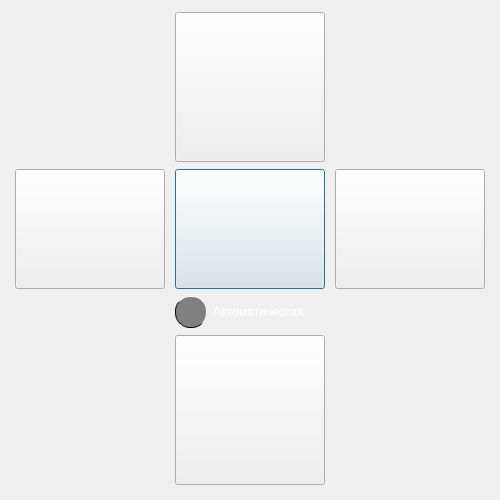
<?xml version="1.0" encoding="UTF-8"?>
<ui version="4.0">
 <class>manualRemoteController</class>
 <widget class="QDialog" name="manualRemoteController">
  <property name="geometry">
   <rect>
    <x>0</x>
    <y>0</y>
    <width>500</width>
    <height>500</height>
   </rect>
  </property>
  <property name="maximumSize">
   <size>
    <width>16777215</width>
    <height>54546</height>
   </size>
  </property>
  <property name="windowTitle">
   <string>Пульт дистанционного управления мобильным роботом</string>
  </property>
  <property name="styleSheet">
   <string notr="true">/*Copyright (c) DevSec Studio. All rights reserved.

MIT License

Permission is hereby granted, free of charge, to any person obtaining a copy
of this software and associated documentation files (the &quot;Software&quot;), to deal
in the Software without restriction, including without limitation the rights
to use, copy, modify, merge, publish, distribute, sublicense, and/or sell
copies of the Software, and to permit persons to whom the Software is
furnished to do so, subject to the following conditions:

The above copyright notice and this permission notice shall be included in all
copies or substantial portions of the Software.

THE SOFTWARE IS PROVIDED *AS IS*, WITHOUT WARRANTY OF ANY KIND, EXPRESS OR
IMPLIED, INCLUDING BUT NOT LIMITED TO THE WARRANTIES OF MERCHANTABILITY,
FITNESS FOR A PARTICULAR PURPOSE AND NONINFRINGEMENT. IN NO EVENT SHALL THE
AUTHORS OR COPYRIGHT HOLDERS BE LIABLE FOR ANY CLAIM, DAMAGES OR OTHER
LIABILITY, WHETHER IN AN ACTION OF CONTRACT, TORT OR OTHERWISE, ARISING FROM,
OUT OF OR IN CONNECTION WITH THE SOFTWARE OR THE USE OR OTHER DEALINGS IN THE SOFTWARE.
*/

/*-----QWidget-----*/
QWidget
{
	background-color: QLinearGradient(x1:0, y1:0, x2:0, y2:1, stop:1 #212121, stop:.4 #343434);
	color: white;
	border-color: #000000;

}


/*-----QLabel-----*/
QLabel
{
	background-color: transparent;
	color: #fff;
	font-size: 14pt;
	border-color: #000000;

}


/*-----QToolButton-----*/
QToolButton
{
	background-color: qlineargradient(spread:repeat, x1:1, y1:0, x2:1, y2:1, stop:0 rgba(254, 171, 66, 255),stop:1 rgba(255, 153, 0, 255));
	color: #000;
	font-size: 14pt;
	border-radius: 4px;
	padding: 10px;

}


QToolButton::pressed
{
	background-color: #6b960f;

}


/*-----QTabWidget-----*/
QTabBar::tab
{
	font-size: 8pt;
	font-weight: bold;
	width: 80px;
    border: 1px solid #444;
    border-bottom-style: none;
	border-top-style: none;
    background-color: #323232;
    padding-top: 3px;
    padding-bottom: 2px;
    margin-right: -1px;

}

QTabWidget::pane 
{
    border: 1px solid qlineargradient(spread:repeat, x1:1, y1:0, x2:1, y2:1, stop:0 rgba(254, 171, 66, 255),stop:1 rgba(255, 153, 0, 255));
    top: 1px;

}

QTabBar::tab:last
{
    margin-right: 0; 

}

QTabBar::tab:first:!selected
{
	margin-left: 0px; 

}

QTabBar::tab:!selected
{
    color: #fff;
    border-bottom-style: solid;
    margin-top: 3px;
    background-color: QLinearGradient(x1:0, y1:0, x2:0, y2:1, stop:1 #212121, stop:.4 #343434);

}

QTabBar::tab:selected
{
	background-color: qlineargradient(spread:repeat, x1:1, y1:0, x2:1, y2:1, stop:0 rgba(254, 171, 66, 255),stop:1 rgba(255, 153, 0, 255));
	color: #000;
    margin-bottom: 0px;

}

QTabBar::tab:!selected:hover
{
    background-color: QLinearGradient(x1:0, y1:0, x2:0, y2:1, stop:1 #212121, stop:0.4 #343434, stop:0.2 #343434, stop:0.1 #ffaa00);

}</string>
  </property>
  <layout class="QGridLayout" name="gridLayout">
   <item row="1" column="2">
    <widget class="QPushButton" name="pb_unload">
     <property name="sizePolicy">
      <sizepolicy hsizetype="Minimum" vsizetype="Preferred">
       <horstretch>0</horstretch>
       <verstretch>0</verstretch>
      </sizepolicy>
     </property>
     <property name="maximumSize">
      <size>
       <width>154</width>
       <height>120</height>
      </size>
     </property>
     <property name="text">
      <string/>
     </property>
     <property name="icon">
      <iconset resource="res/images.qrc">
       <normaloff>:/img/rolik.png</normaloff>:/img/rolik.png</iconset>
     </property>
     <property name="iconSize">
      <size>
       <width>100</width>
       <height>100</height>
      </size>
     </property>
    </widget>
   </item>
   <item row="1" column="0">
    <widget class="QPushButton" name="pb_rotatePlus">
     <property name="sizePolicy">
      <sizepolicy hsizetype="Preferred" vsizetype="Preferred">
       <horstretch>200</horstretch>
       <verstretch>200</verstretch>
      </sizepolicy>
     </property>
     <property name="minimumSize">
      <size>
       <width>50</width>
       <height>50</height>
      </size>
     </property>
     <property name="maximumSize">
      <size>
       <width>150</width>
       <height>120</height>
      </size>
     </property>
     <property name="text">
      <string/>
     </property>
     <property name="icon">
      <iconset resource="res/images.qrc">
       <normaloff>:/img/left_rotate.png</normaloff>:/img/left_rotate.png</iconset>
     </property>
     <property name="iconSize">
      <size>
       <width>100</width>
       <height>100</height>
      </size>
     </property>
    </widget>
   </item>
   <item row="1" column="3">
    <widget class="QPushButton" name="pb_rotateMinus">
     <property name="sizePolicy">
      <sizepolicy hsizetype="Preferred" vsizetype="Preferred">
       <horstretch>100</horstretch>
       <verstretch>100</verstretch>
      </sizepolicy>
     </property>
     <property name="minimumSize">
      <size>
       <width>50</width>
       <height>50</height>
      </size>
     </property>
     <property name="maximumSize">
      <size>
       <width>150</width>
       <height>120</height>
      </size>
     </property>
     <property name="text">
      <string/>
     </property>
     <property name="icon">
      <iconset resource="res/images.qrc">
       <normaloff>:/img/right_rotate.png</normaloff>:/img/right_rotate.png</iconset>
     </property>
     <property name="iconSize">
      <size>
       <width>100</width>
       <height>100</height>
      </size>
     </property>
    </widget>
   </item>
   <item row="3" column="2">
    <widget class="QPushButton" name="pb_back">
     <property name="sizePolicy">
      <sizepolicy hsizetype="Preferred" vsizetype="Preferred">
       <horstretch>0</horstretch>
       <verstretch>0</verstretch>
      </sizepolicy>
     </property>
     <property name="minimumSize">
      <size>
       <width>50</width>
       <height>50</height>
      </size>
     </property>
     <property name="maximumSize">
      <size>
       <width>150</width>
       <height>150</height>
      </size>
     </property>
     <property name="text">
      <string/>
     </property>
     <property name="icon">
      <iconset resource="res/images.qrc">
       <normaloff>:/img/back.png</normaloff>:/img/back.png</iconset>
     </property>
     <property name="iconSize">
      <size>
       <width>100</width>
       <height>100</height>
      </size>
     </property>
    </widget>
   </item>
   <item row="0" column="2">
    <widget class="QPushButton" name="pb_forward">
     <property name="sizePolicy">
      <sizepolicy hsizetype="Preferred" vsizetype="Preferred">
       <horstretch>255</horstretch>
       <verstretch>150</verstretch>
      </sizepolicy>
     </property>
     <property name="minimumSize">
      <size>
       <width>50</width>
       <height>0</height>
      </size>
     </property>
     <property name="maximumSize">
      <size>
       <width>150</width>
       <height>150</height>
      </size>
     </property>
     <property name="text">
      <string/>
     </property>
     <property name="icon">
      <iconset resource="res/images.qrc">
       <normaloff>:/img/Forward.png</normaloff>:/img/Forward.png</iconset>
     </property>
     <property name="iconSize">
      <size>
       <width>100</width>
       <height>100</height>
      </size>
     </property>
    </widget>
   </item>
   <item row="2" column="2">
    <widget class="QCheckBox" name="chb_automatic">
     <property name="styleSheet">
      <string notr="true">QCheckBox::indicator {
    width: 30px;
    height: 30px;
    background-color: gray;
    color: white;
    border-radius: 15px;
    border-style: solid;
    border-width: 1px;
    border-color: white white black black;
}
QCheckBox::indicator:checked {
    background-color: qradialgradient(spread:pad, 
                            cx:0.5,
                            cy:0.5,
                            radius:0.9,
                            fx:0.5,
                            fy:0.5,
                            stop:0 rgba(0, 255, 0, 255), 
                            stop:1 rgba(0, 64, 0, 255));
	color:black;
}
QCheckBox:checked, QCheckBox::indicator:checked {
    border-color: black black white white;
	color:black;
}
QCheckBox:checked {
    background-color: qradialgradient(spread:pad, 
                            cx:0.739, 
                            cy:0.278364, 
                            radius:0.378, 
                            fx:0.997289, 
                            fy:0.00289117, 
                            stop:0 rgba(255, 255, 255, 255), 
                            stop:1 rgba(160, 160, 160, 255));
	color:black;
}
</string>
     </property>
     <property name="text">
      <string>Автоматическая</string>
     </property>
    </widget>
   </item>
  </layout>
 </widget>
 <resources>
  <include location="res/images.qrc"/>
 </resources>
 <connections/>
</ui>
